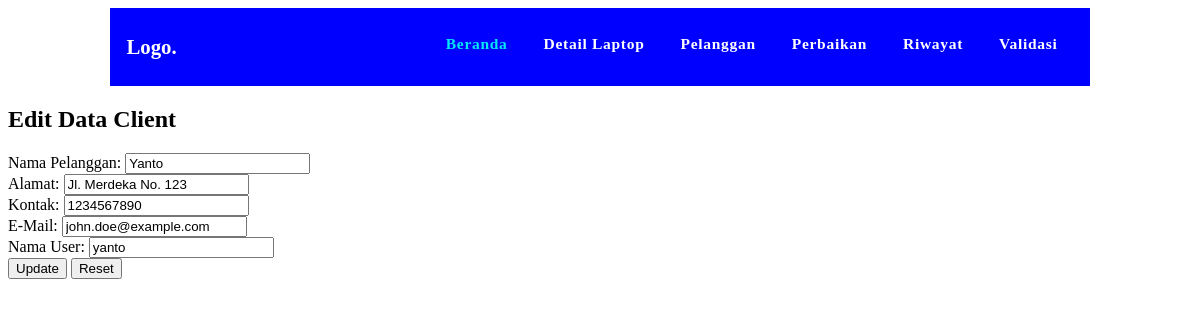
Page /servD/admin/edit_client.php?id=1 on the committed database.
### tables this page shows
CREATE TABLE `pelanggan` (
  `id_user` int(10) NOT NULL,
  `nama` varchar(25) DEFAULT NULL,
  `alamat` varchar(50) DEFAULT NULL,
  `NomorKontak` int(12) DEFAULT NULL,
  `Email` varchar(25) DEFAULT NULL,
  `username` char(10) DEFAULT NULL,
  `katasandi` char(12) DEFAULT NULL,
  `peran` char(10) DEFAULT NULL
);

### servD/admin/edit_client.php (the view, shortened to what this page needs)
<?php
include "../koneksi.php";
if (isset($_GET['id'])) {
    $idUser = $_GET['id'];
    $query = "SELECT id_user, nama AS 'Nama Pelanggan', alamat AS 'Alamat', NomorKontak AS 'Kontak', Email AS 'E-Mail', username AS 'Nama User' FROM Pelanggan WHERE id_user = ?";
    $stmt = mysqli_prepare($link, $query);
    mysqli_stmt_bind_param($stmt, "i", $idUser);
    mysqli_stmt_execute($stmt);
    $result = mysqli_stmt_get_result($stmt);
    if (mysqli_num_rows($result) > 0) {
        $row = mysqli_fetch_assoc($result);
        ?>
        <html>
        <head>
            <?php include "menu.php"; ?>
            <link rel="stylesheet" href="style.css">
        </head>
        <body>
            <h2>Edit Data Client</h2>
            <form action="update_client.php" method="POST">
                <label for="nama">Nama Pelanggan:</label>
                <input type="text" name="nama" id="nama" value="<?php echo $row['Nama Pelanggan']; ?>"><br>
                <label for="alamat">Alamat:</label>
                <input type="text" name="alamat" id="alamat" value="<?php echo $row['Alamat']; ?>"><br>
                <label for="kontak">Kontak:</label>
                <input type="text" name="kontak" id="kontak" value="<?php echo $row['Kontak']; ?>"><br>
                <label for="email">E-Mail:</label>
                <input type="email" name="email" id="email" value="<?php echo $row['E-Mail']; ?>"><br>
                <label for="username">Nama User:</label>
                <input type="text" name="username" id="username" value="<?php echo $row['Nama User']; ?>"><br>
                <input type="submit" value="Update">
                <input type="reset" value="Reset">
            </form>
        </body>
        </html>
        <?php
    } else {
        echo "Data client tidak ditemukan.";
    }
} else {
    echo "ID client tidak diberikan.";
}
?>

### rows in the picture
pelanggan: nama "Yanto", alamat "Jl. Merdeka No. 123", kontak "1234567890", email "john.doe@example.com", username "yanto"
